Frame 1 (no input): blank canvas, image omitted
Frame 60 (no input): blank canvas, image omitted
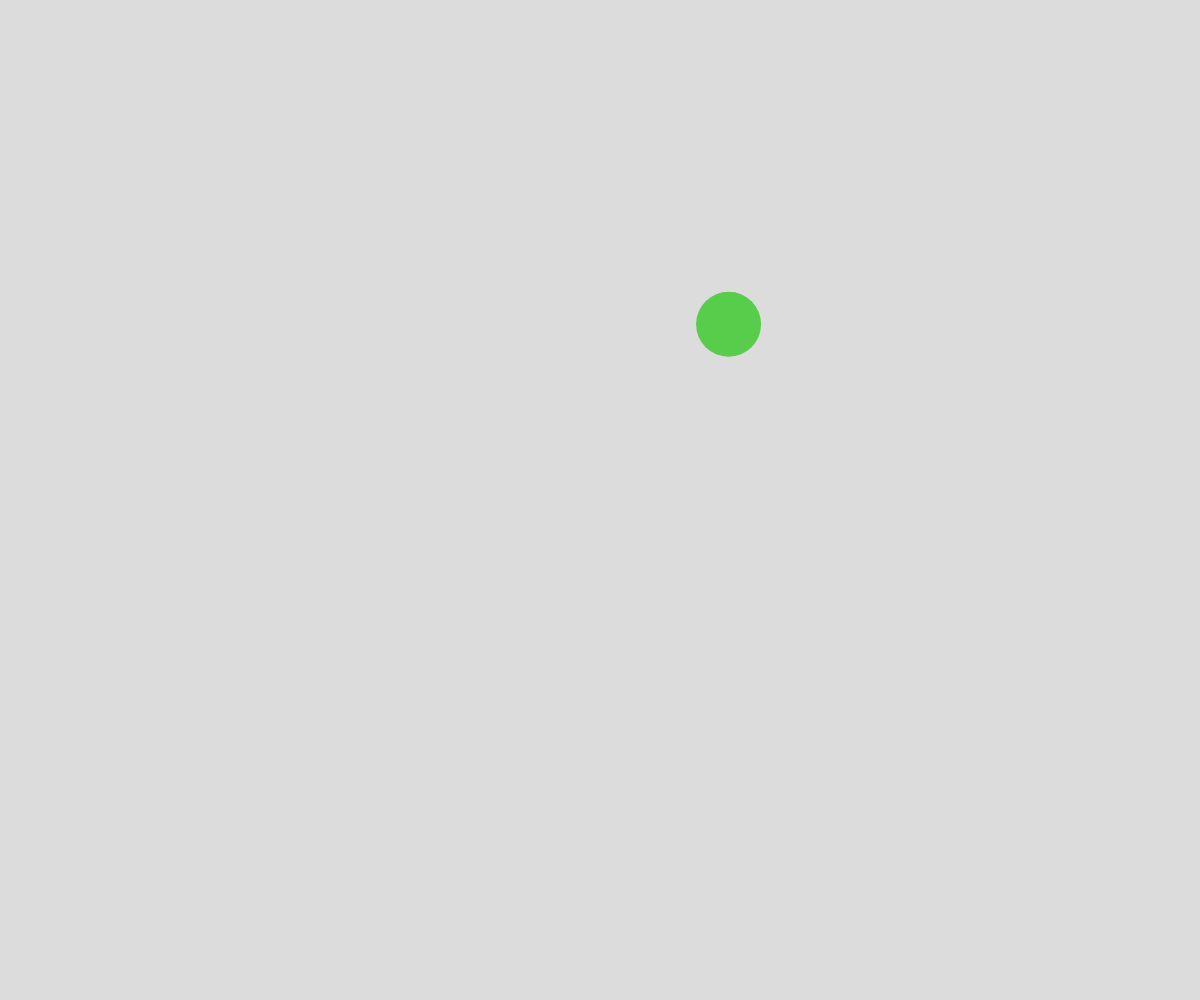
Frame 120 (the mouse pressed at the canvas centre since frame 60)

The p5.js sketch whose frames 1 and 60 were blank and that drew this single picture after the mouse press (run headless with seeded random() and noise() and a simulated clock; from frame 60 on, the mouse is pressed at the canvas centre):

// p5.js sketch
// ── sketch.js
// Ball Object Notation Array

let ballArray = [];

function setup() {
  createCanvas(windowWidth, windowHeight);
  noStroke();
}

function draw() {
  background(220);

  for (let ball of ballArray) {
    //move
    ball.x += ball.dx;
    ball.y += ball.dy;

    //display
    fill(ball.color);
    circle(ball.x, ball.y, ball.radius * 2);
    // teleport
    if (ball.x + ball.radius < 0 ) {
      ball.x = width + ball.radius;
    }
    if (ball.x - ball.radius > width) {
      ball.x = -ball.radius;
    }
    if (ball.y + ball.radius < 0 ) {
      ball.y = height + ball.radius;
    }
    if (ball.y - ball.radius > height) {
      ball.y = -ball.radius;
    }
  }
}

function mousePressed() {
  spawnBall(mouseX, mouseY);
}

function spawnBall(_x, _y) {
  let theBall = {
    x: _x !== undefined ? _x : random(width),
    y: _y !== undefined ? _y : random(height),
    dx: random(-5, 5),
    dy: random(-5, 5),
    radius: random(10, 40),
    color: color(random(255), random(255), random(255))
  };
  ballArray.push(theBall);
}
